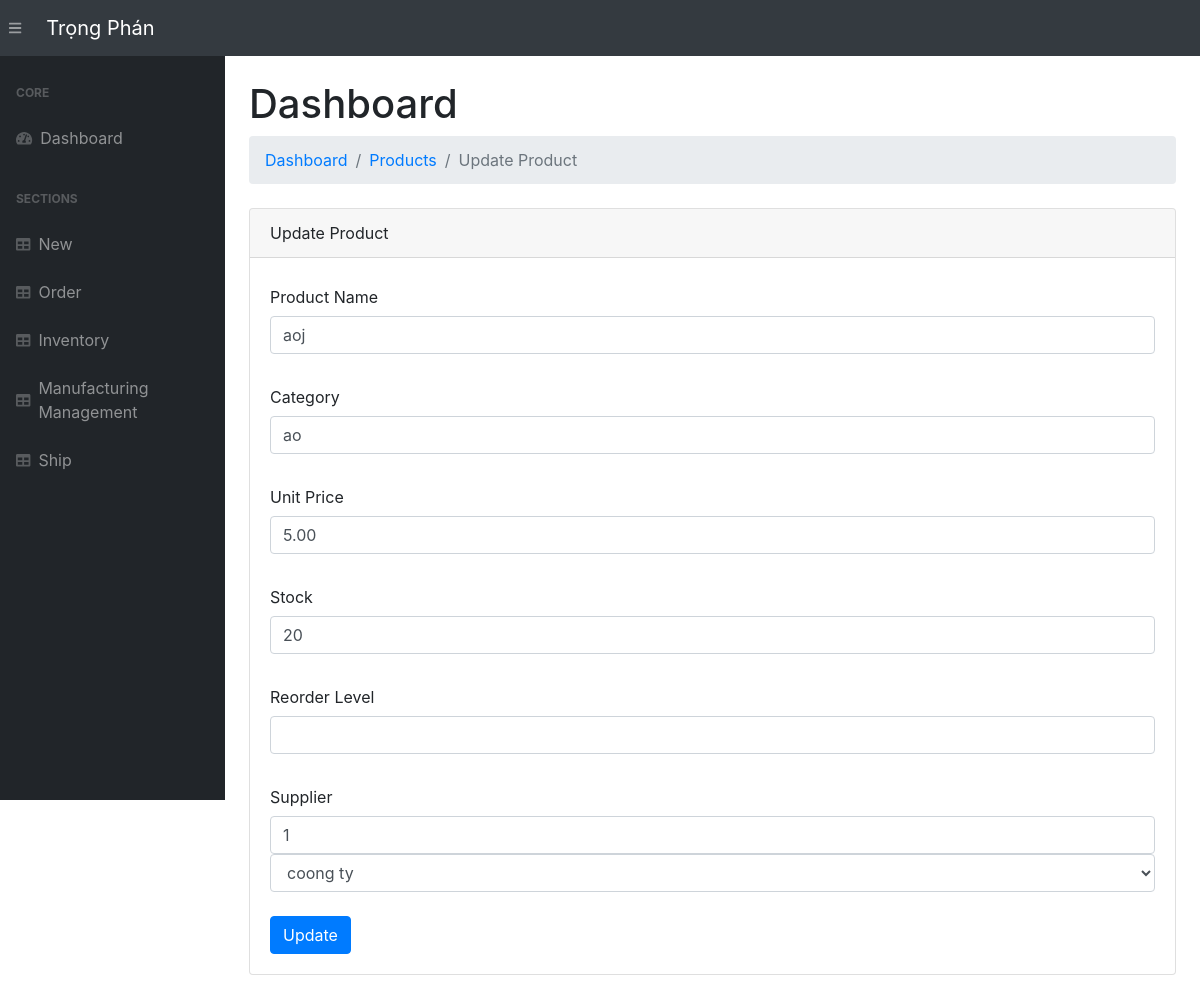
Page /update-product/1 on the earlier database version.
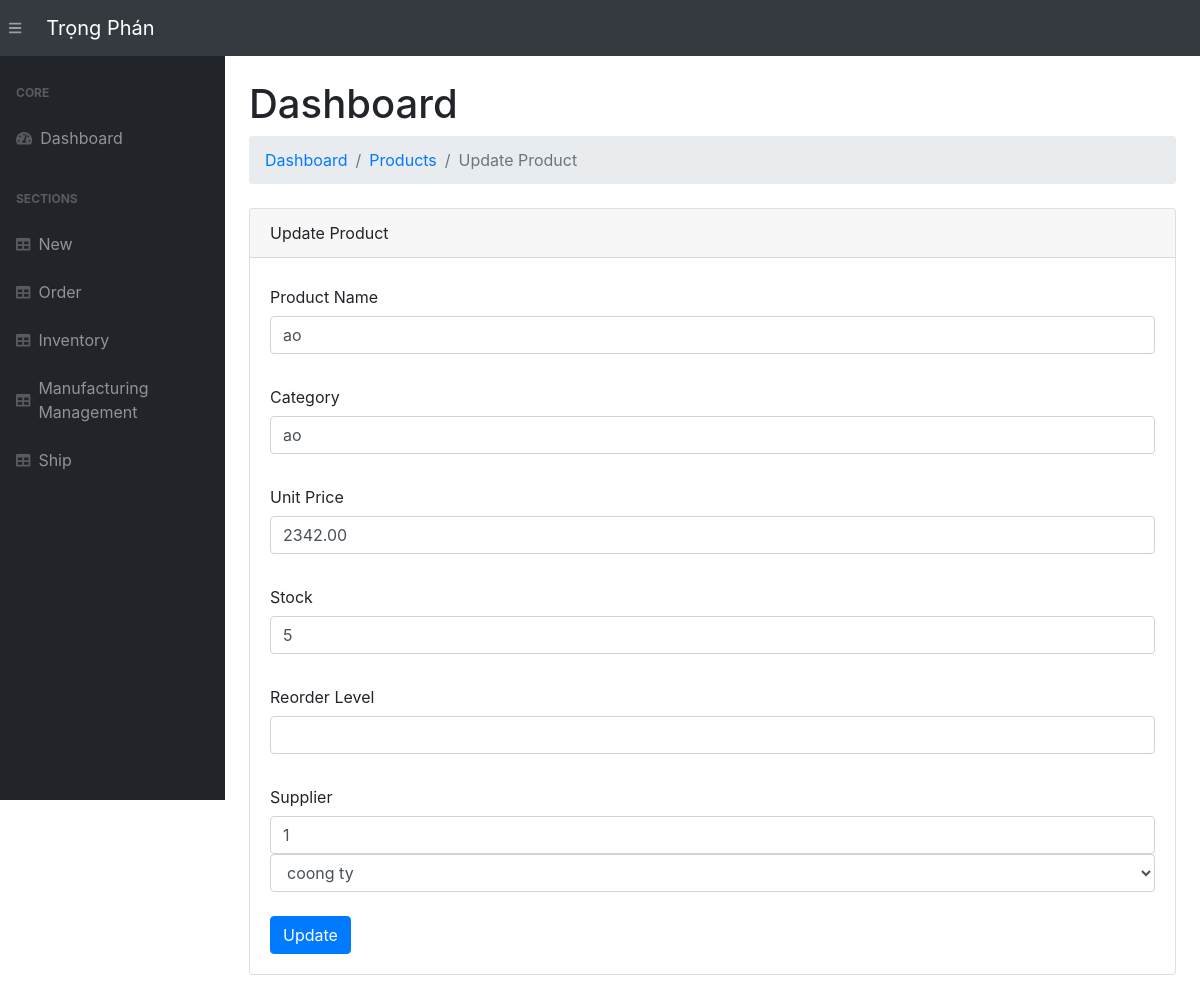
Same page on the later database version.
### app.py (models this page shows, shortened)
class Product(db.Model):
    __tablename__ = 'products'
    product_id = db.Column(db.Integer, primary_key=True)
    pro_name = db.Column(db.String(255), nullable=False)
    pro_category = db.Column(db.String(255))
    pro_unit_price = db.Column(db.Numeric(10, 2), nullable=False)
    pro_stock = db.Column(db.Integer, default=0)
    pro_supplier_id = db.Column(db.Integer, db.ForeignKey('supplier.supplier_id'))  # Sửa lại tên khóa ngoại
    supplier = db.relationship('Supplier', backref='sup_products')
    last_updated = db.Column(db.DateTime, default=datetime.utcnow, onupdate=datetime.utcnow)
    condition = db.Column(db.String(50), nullable=True)
    defect_reason = db.Column(db.String(255), nullable=True)
    pro_status = db.Column(db.String(50), default='In Production')
    pro_material_id = db.Column(db.Integer, db.ForeignKey('material.material_id'))
    material = db.relationship('Material', backref='mate_products')

### app.py (the view, shortened to what this page needs)
@app.route("/update-product/<int:product_id>", methods=["POST", "GET"])
def updateProduct(product_id):
    product = Product.query.get_or_404(product_id)
    suppliers = Supplier.query.all()  # Lấy danh sách nhà cung cấp
    return render_template("update-product.html", product=product, suppliers=suppliers)

### templates/update-product.html (shortened to what this page needs)
{% extends 'base.html' %}
{% block content %}
<main>
    <div class="container-fluid">
        <h1 class="mt-4">Dashboard</h1>
        <ol class="breadcrumb mb-4">
            <li class="breadcrumb-item"><a href="/">Dashboard</a></li>
            <li class="breadcrumb-item"><a href="/products/">Products</a></li>
            <li class="breadcrumb-item active">Update Product</li>
        </ol>
        <div class="card mb-4">
            <div class="card-header">Update Product</div>
            <div class="card-body">
                <form action="/update-product/{{product.product_id}}" method="POST" id="product_form">
                    <label for="product_name" class="col-form-label">Product Name</label>
                    <input type="text" name="product_name" id="product_name" value="{{ product.pro_name }}" class="form-control" required>
                    <br>
                    <label for="pro_category" class="col-form-label">Category</label>
                    <input type="text" name="pro_category" id="pro_category" value="{{ product.pro_category }}" class="form-control">
                    <br>
                    <label for="pro_unit_price" class="col-form-label">Unit Price</label>
                    <input type="text" name="pro_unit_price" id="pro_unit_price" value="{{ product.pro_unit_price }}" class="form-control" required>
                    <br>
                    <label for="pro_stock" class="col-form-label">Stock</label>
                    <input type="text" name="pro_stock" id="pro_stock" value="{{ product.pro_stock }}" class="form-control" required>
                    <br>
                    <label for="pro_reorder_level" class="col-form-label">Reorder Level</label>
                    <input type="text" name="pro_reorder_level" id="pro_reorder_level" value="{{ product.pro_reorder_level }}" class="form-control">
                    <br>
                    <label for="pro_supplier_id" class="col-form-label">Supplier </label>
                    <input type="text" name="pro_supplier_id" id="pro_supplier_id" value="{{ product.pro_supplier_id }}" class="form-control">
                    <select name="pro_supplier_id" id="pro_supplier_id" class="form-control">
                        <option value="{{ product.pro_supplier_id }}" selected>{{ product.supplier.sup_name }}</option>
                    </select>
                    <br>
                    <input id="submitProduct" type="submit" value="Update" class="btn btn-primary">
                </form>
            </div>
        </div>
    </div>
</main>
{% endblock %}

Differences in the rows shown:
changed Product "ao": product_name "aoj" → "ao"; pro_unit_price "5.00" → "2342.00"; pro_stock "20" → "5"
